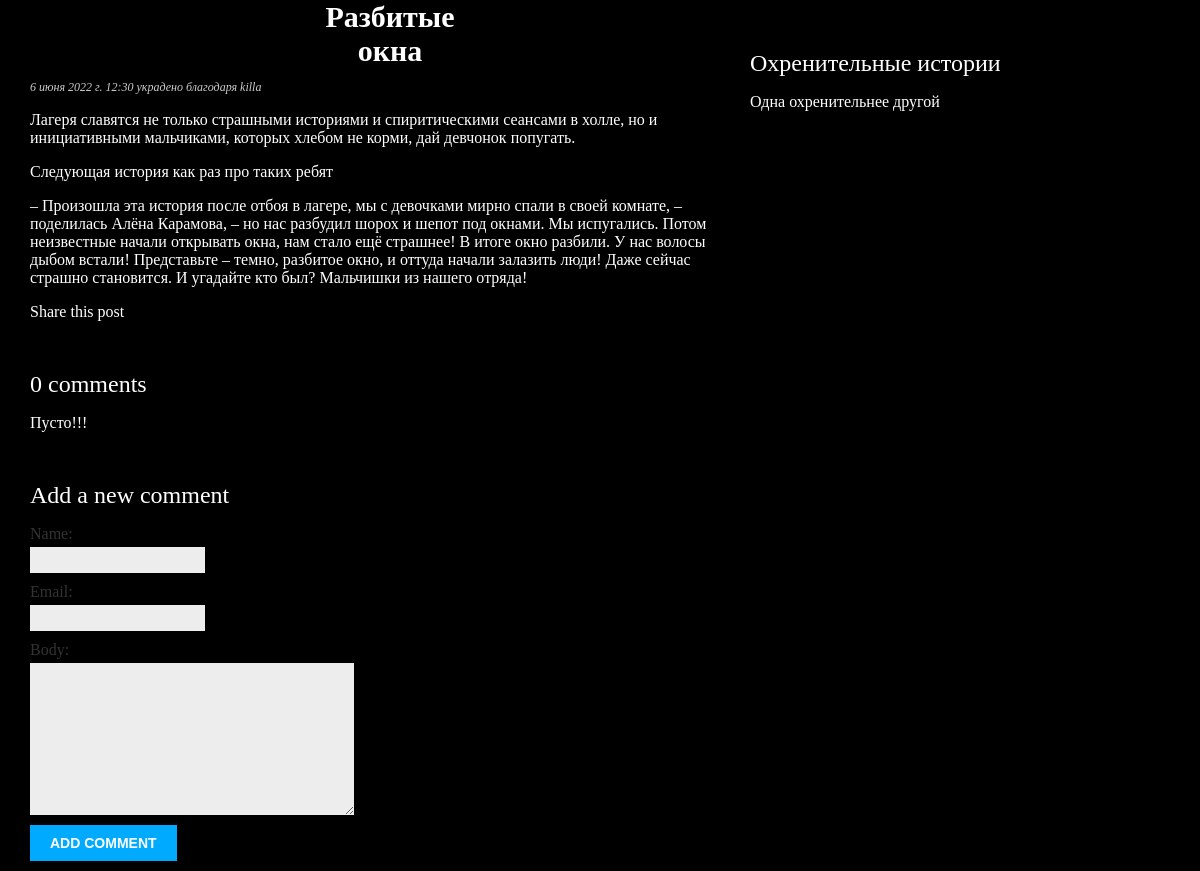
Screenshot of /blog/2022/6/6/razbitye-okna/ with the database file from the repository.
### blog/models.py (models this page shows, shortened)
class Post(models.Model):
    class Status(models.TextChoices):
        DRAFT = 'DF', 'Draft'
        PUBLISHED = 'PB', 'Published'
    title = models.CharField(max_length=250)
    slug = models.SlugField(max_length=250,
                            unique_for_date='publish')
    author = models.ForeignKey(User,
                               on_delete=models.CASCADE,
                               related_name='blog_posts')
    body = models.TextField()
    publish = models.DateTimeField(default=timezone.now)
    created = models.DateTimeField(auto_now_add=True)
    updated = models.DateTimeField(auto_now=True)
    status = models.CharField(max_length=2,
                              choices=Status.choices,
                              default=Status.DRAFT)
    objects = models.Manager() # The default manager.
    published = PublishedManager() # Our custom manager.
    class Meta:
        ordering = ['-publish']
        indexes = [
            models.Index(fields=['-publish']),
        ]

### blog/views.py (the view)
def post_detail(request, year, month, day, post):
    post = get_object_or_404(Post,
                             status=Post.Status.PUBLISHED,
                             slug=post,
                             publish__year=year,
                             publish__month=month,
                             publish__day=day)
    comments = post.comments.filter(active=True)
    form = CommentForm()
    return render(request,
                  'blog/post/detail.html',
                  {'post': post,
                   'comments': comments,
                   'form': form})

### blog/forms.py
class CommentForm(forms.ModelForm):
    class Meta:
        model = Comment
        fields = ['name', 'email', 'body']

### blog/templates/blog/post/detail.html (shortened to what this page needs)
{% extends "blog/base.html" %}
{% block content %}
  <h1>{{ post.title }}</h1>
  <p class="date">
    {{ post.publish }} украдено благодаря {{ post.author }}
  </p>
  {{ post.body|linebreaks }}
  <p>
    <a href="{% url "blog:post_share" post.id %}">
      Share this post
    </a>
  </p>
  {% with comments.count as total_comments %}
    <h2>
      {{ total_comments }} comment{{ total_comments|pluralize }}
    </h2>
  {% endwith %}
  {% for comment in comments %}
    <div class="comment">
      <p class="info">
        {{ forloop.counter }} раз уже,но теперь  {{ comment.name }} сказал это
        {{ comment.created }}
      </p>
      {{ comment.body|linebreaks }}
    </div>
  {% empty %}
    <p>Пусто!!!</p>
  {% endfor %}
  {% include "blog/post/includes/comment_form.html" %}
{% endblock %}

### blog/static/css/blog.css (style rules this page uses)
body { margin:0; padding:0; font-family:Comic Sans MS, Comic Sans, cursive; background-color:#000000; }
a { text-decoration:none; color:#ffffff; }
h1 { width:150px; text-align: center; font-family: Comic Sans MS, Comic Sans, cursive; font-size:30px; cursor: pointer; margin: 0 auto; color:#ffffff; }
h2 { font-weight:normal; margin:50px 0 0; background-color:#000000; color:#ffffff; }
p { color = #FFFFFF; }
p.date { color:#ccc; font-family: Comic Sans MS, Comic Sans, cursive; font-size: 12px; font-style: italic; }
label { float:left; clear:both; color:#333; margin-bottom:4px; }
input, textarea { clear:both; float:left; margin:0 0 10px; background:#ededed; border:0; padding:6px 10px; font-size:12px; }
p { color: #ffffff; }

### rows the page displays
Post: title "Разбитые окна", publish "6 июня 2022 г. 12:30", author "killa", body "Лагеря славятся не только страшными историями и спиритическими сеансами в холле, но и инициативными мальчиками, которых хлебом не корми, дай девчонок попугать. Следующая история как раз про таких ребят – Произошла эта история после отбоя в лагере, мы с девочками мирно спали в своей комнате, – поделилась Алёна Карамова, – но нас разбудил шорох и шепот под окнами. Мы испугались. Потом неизвестные начали открывать окна, нам стало ещё страшнее! В итоге окно разбили. У нас волосы дыбом встали! Представьте – темно, разбитое окно, и оттуда начали залазить люди! Даже сейчас страшно становится. И угадайте кто был? Мальчишки из нашего отряда!"

### other values shown
{{ total_comments }} "0"
